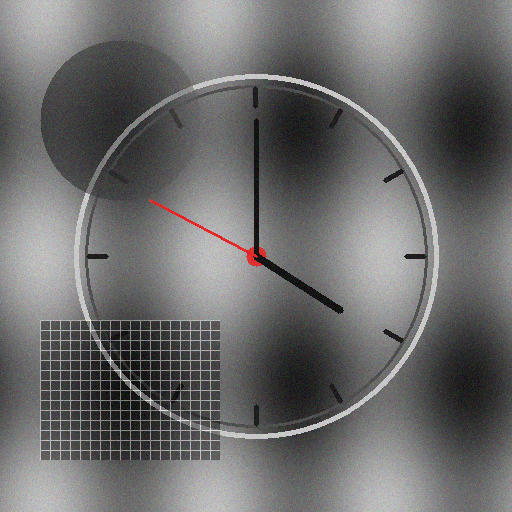
#> input picture semana_10_4_deteccion_bordes_contornos/media/natural.png, 512 x 512 px
$ jupyter execute edge_contour_taller.ipynb   (shell and % lines are left out)   (older library calls are emulated)
#> lines starting #> are read from the running program, lines starting #| are printed output that depends on the picture; after the words box and inside, x2 and y2 are one past the last pixel; in counts of white or black regions, pixels touching at a corner belong together
# Taller: Detección de Bordes y Contornos
**Asignatura:** Computación Visual

Este Jupyter Notebook contiene el desarrollo paso a paso del taller de detección de bordes y contornos (Puntos 1 a 5 y parte del 7 de la guía).

## Objetivos del Taller:
1. **Operadores de bordes**: Sobel, Prewitt, Laplaciano y Scharr en escala de grises.
2. **Detector de Canny**: Experimentar con umbrales y suavizado Gaussiano previo (analizando el efecto de sigma).
3. **Detección de Contornos**: Binarización adaptativa, jerarquías de contornos y filtrado de áreas.
4. **Aproximación de Formas**: Reducción de vértices (`approxPolyDP`), cálculo de área y perímetro, y clasificación geométrica.
5. **Análisis de Momentos**: Cálculo de centroides, orientación y excentricidad geométrica.

[cell 1]
import cv2
import numpy as np
import matplotlib.pyplot as plt
from skimage import filters
import os

# Asegurarnos de que las figuras se rendericen en el notebook

# Rutas a las imágenes de prueba
media_dir = os.path.join("..", "media")
natural_path = os.path.join(media_dir, "natural.png")
shapes_path = os.path.join(media_dir, "shapes.png")

print("Librerías importadas correctamente!")

## 1. Operadores Básicos de Detección de Bordes

Aplicaremos los operadores de gradiente de primer orden (Sobel, Prewitt, Scharr) y segundo orden (Laplaciano) sobre nuestra imagen de textura compleja (`natural.png`).

[cell 2]
# 1. Cargar imagen en escala de grises
img_natural = cv2.imread(natural_path, cv2.IMREAD_GRAYSCALE)
#> img_natural: shape (512, 512); min 3, max 234, mean 107.1

# 2. Operador Sobel (X, Y y Magnitud)
sobelx = cv2.Sobel(img_natural, cv2.CV_64F, 1, 0, ksize=3)
sobely = cv2.Sobel(img_natural, cv2.CV_64F, 0, 1, ksize=3)
sobel_mag = np.sqrt(sobelx**2 + sobely**2)

# 3. Operador Scharr (Variante mejorada de Sobel, ksize=-1 activa Scharr de forma interna)
scharrx = cv2.Scharr(img_natural, cv2.CV_64F, 1, 0)
scharry = cv2.Scharr(img_natural, cv2.CV_64F, 0, 1)
scharr_mag = np.sqrt(scharrx**2 + scharry**2)

# 4. Operador Prewitt (Usando scikit-image para exactitud)
# filters.prewitt de skimage trabaja con floats en rango [0, 1]
img_normalized = img_natural.astype(np.float64) / 255.0
prewitt_mag = filters.prewitt(img_normalized)

# 5. Operador Laplaciano (Gradiente de 2do orden)
laplacian = cv2.Laplacian(img_natural, cv2.CV_64F)
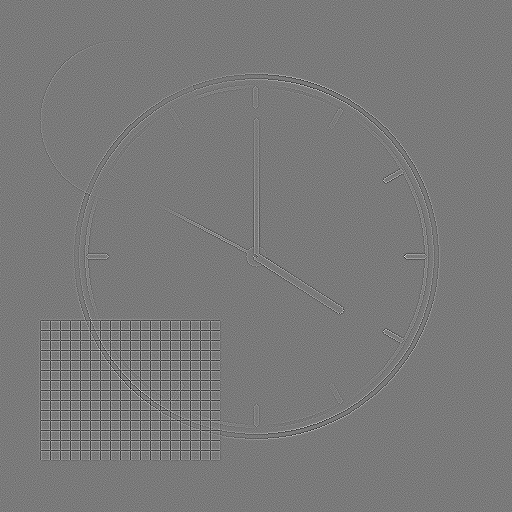
#> laplacian: shape (512, 512) float64; min -434, max 472, mean 0; drawn with min black and max white

# Visualizar resultados
plt.figure(figsize=(15, 10))

plt.subplot(2, 3, 1)
plt.imshow(img_natural, cmap='gray')
plt.title('Original (Gris)')
plt.axis('off')

plt.subplot(2, 3, 2)
plt.imshow(np.abs(sobel_mag), cmap='gray')
plt.title('Sobel Magnitud')
plt.axis('off')

plt.subplot(2, 3, 3)
plt.imshow(np.abs(prewitt_mag), cmap='gray')
plt.title('Prewitt Magnitud')
plt.axis('off')

plt.subplot(2, 3, 4)
plt.imshow(np.abs(laplacian), cmap='gray')
plt.title('Laplaciano (2do Orden)')
plt.axis('off')

plt.subplot(2, 3, 5)
plt.imshow(np.abs(scharr_mag), cmap='gray')
plt.title('Scharr Magnitud')
plt.axis('off')

plt.tight_layout()
# Guardamos la comparación de operadores en media
plt.savefig(os.path.join(media_dir, "1_sobel_prewitt_laplacian_scharr.png"), dpi=300)
plt.show()

### Análisis Comparativo de Operadores
- **Sobel**: Excelente para bordes gruesos y suavizado de ruido implícito por su kernel bilineal.
- **Prewitt**: Kernels simples que son ligeramente más sensibles a ruido de alta frecuencia que Sobel.
- **Scharr**: Proporciona una simetría rotacional mucho más precisa, detectando bordes diagonales con gran definición.
- **Laplaciano**: Al ser de segundo orden, destaca las transiciones más rápidas y es extremadamente sensible a cambios finos de frecuencia (incluyendo ruido), produciendo líneas muy delgadas pero con ruido de sal y pimienta.

## 2. Detector de Bordes de Canny

El detector de Canny es un operador óptimo de varias etapas que reduce los bordes anchos a un ancho de un píxel (adelgazamiento de bordes) y usa umbrales con histéresis.

[cell 3]
# 1. Aplicar Canny con diferentes combinaciones de umbrales
canny_low = cv2.Canny(img_natural, 30, 80)
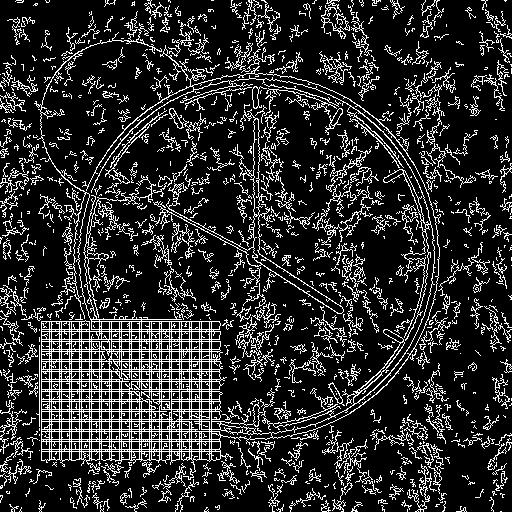
#> canny_low: shape (512, 512); 17.2% white in thin lines or dots
canny_mid = cv2.Canny(img_natural, 80, 150)
#> canny_mid: shape (512, 512); 5.5% white in thin lines or dots, all inside (x1, y1, x2, y2) = (39, 40, 440, 461)
canny_high = cv2.Canny(img_natural, 150, 220)
#> canny_high: shape (512, 512); 5.2% white in thin lines or dots, all inside (x1, y1, x2, y2) = (39, 43, 440, 461)

# 2. Suavizado Gaussiano previo con diferentes sigmas para analizar su efecto
blur_s1 = cv2.GaussianBlur(img_natural, (5, 5), 1.0)
blur_s3 = cv2.GaussianBlur(img_natural, (11, 11), 3.0)

canny_blur_s1 = cv2.Canny(blur_s1, 80, 150)
#> canny_blur_s1: shape (512, 512); 5.2% white in thin lines or dots, all inside (x1, y1, x2, y2) = (40, 41, 440, 461)
canny_blur_s3 = cv2.Canny(blur_s3, 80, 150)
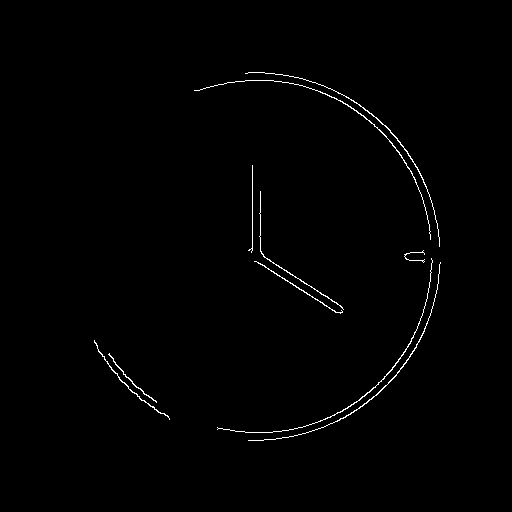
#> canny_blur_s3: shape (512, 512); 0.79% white in thin lines or dots, all inside (x1, y1, x2, y2) = (94, 72, 441, 441)

# Visualización comparativa
fig, axes = plt.subplots(2, 3, figsize=(15, 10))

axes[0, 0].imshow(img_natural, cmap='gray')
axes[0, 0].set_title('Original')
axes[0, 0].axis('off')

axes[0, 1].imshow(canny_low, cmap='gray')
axes[0, 1].set_title('Canny (Low Thresh: 30-80)')
axes[0, 1].axis('off')

axes[0, 2].imshow(canny_mid, cmap='gray')
axes[0, 2].set_title('Canny (Mid Thresh: 80-150)')
axes[0, 2].axis('off')

axes[1, 0].imshow(canny_high, cmap='gray')
axes[1, 0].set_title('Canny (High Thresh: 150-220)')
axes[1, 0].axis('off')

axes[1, 1].imshow(canny_blur_s1, cmap='gray')
axes[1, 1].set_title('Canny (80-150) + Gauss Sigma=1')
axes[1, 1].axis('off')

axes[1, 2].imshow(canny_blur_s3, cmap='gray')
axes[1, 2].set_title('Canny (80-150) + Gauss Sigma=3')
axes[1, 2].axis('off')

plt.tight_layout()
plt.savefig(os.path.join(media_dir, "2_canny_thresholds_sigma.png"), dpi=300)
plt.show()

### Análisis del Efecto de los Umbrales y el Sigma:
- **Umbrales Bajos**: Al disminuir los umbrales de histéresis, se conectan bordes más débiles, capturando texturas finas pero aumentando el ruido.
- **Umbrales Altos**: Solo se conservan bordes muy marcados (fuertes contrastes), eliminando detalles secundarios de sombreado o ruido.
- **Efecto de Sigma (Suavizado)**: Un mayor valor de `sigma` elimina frecuencias más altas de la imagen antes del cálculo del gradiente. Esto causa que Canny ignore texturas pequeñas y detalles finos, preservando solo las estructuras principales de contorno global.

## 3. Detección y Dibujo de Contornos

Trabajaremos con la imagen `shapes.png` que contiene formas geométricas aisladas para demostrar binarización y el dibujo y filtrado de contornos.

[cell 4]
# 1. Cargar imagen de figuras en escala de grises
img_shapes = cv2.imread(shapes_path)
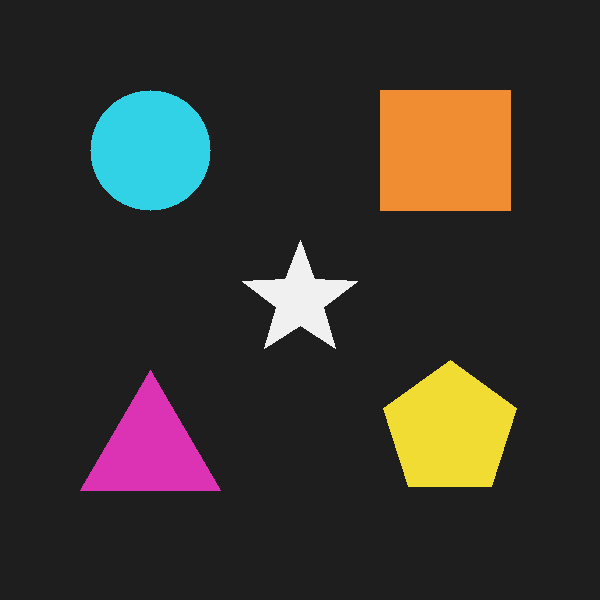
#> input picture semana_10_4_deteccion_bordes_contornos/media/shapes.png, 600 x 600 px
#> img_shapes is the input picture: shape (600, 600, 3); mean B, G, R 44.1, 49.9, 54
gray_shapes = cv2.cvtColor(img_shapes, cv2.COLOR_BGR2GRAY)

# 2. Binarización con umbral adaptativo
thresh_shapes = cv2.adaptiveThreshold(gray_shapes, 255,
                                      cv2.ADAPTIVE_THRESH_GAUSSIAN_C,
                                      cv2.THRESH_BINARY, 11, 2)
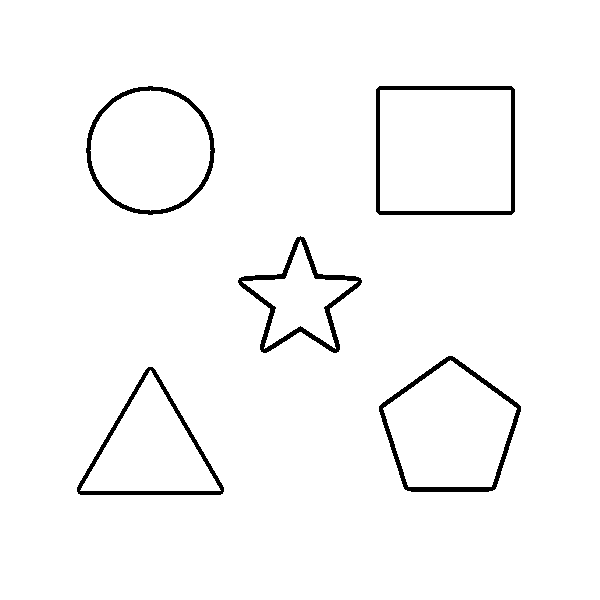
#> thresh_shapes: shape (600, 600); 97.4% white; 5 black regions, box (x1, y1, x2, y2) and area: (376, 86, 515, 215) 2056, (238, 236, 362, 353) 2026, (379, 356, 521, 492) 1965, (77, 367, 224, 495) 1741, (86, 86, 215, 215) 1700

# Invertir la imagen binaria para que las formas sean blancas (255) y el fondo negro (0)
thresh_shapes_inv = cv2.bitwise_not(thresh_shapes)
#> thresh_shapes_inv: shape (600, 600); 2.6% white; 5 white regions

# 3. Encontrar contornos con jerarquía árbol completo
# RETR_TREE recupera todos los contornos y reconstruye una jerarquía completa de anidamiento.
contours, hierarchy = cv2.findContours(thresh_shapes_inv, cv2.RETR_TREE, cv2.CHAIN_APPROX_SIMPLE)
#> contours = 10 contours; largest, box (x1, y1, x2, y2) and area: (376, 86, 515, 215) 17646, (379, 89, 512, 212) 16102, (379, 356, 521, 492) 13569, (86, 86, 215, 215) 12808, (382, 359, 518, 488) 11990

# Clonar imagen para dibujar sobre ella
img_contours_all = img_shapes.copy()
img_contours_filtered = img_shapes.copy()

# 4. Dibujar todos los contornos (Azul)
cv2.drawContours(img_contours_all, contours, -1, (255, 0, 0), 3)
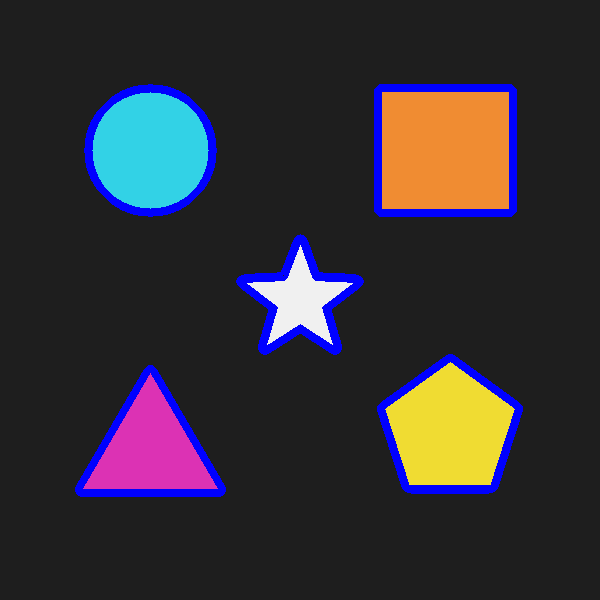
#> img_contours_all: shape (600, 600, 3); 4.89% of pixels changed, all inside (x1, y1, x2, y2) = (75, 84, 523, 497)

# 5. Filtrar contornos por área mínima/máxima (Eliminar texto o pequeños ruidos)
# Por ejemplo, filtrar para conservar solo contornos entre 2000px y 25000px
filtered_contours = []
for cnt in contours:
    area = cv2.contourArea(cnt)
    if 2000 < area < 25000:
        filtered_contours.append(cnt)
#> this loop made 10 passes
#> area on passes 1 to 10: 10131, 8782, 13569, 11990, 6436.5, 4804.5, 17646, 16102, 12808, 11458
#> after the loop, filtered_contours has the same summary as contours

# Dibujar contornos filtrados (Verde)
cv2.drawContours(img_contours_filtered, filtered_contours, -1, (0, 255, 0), 3)
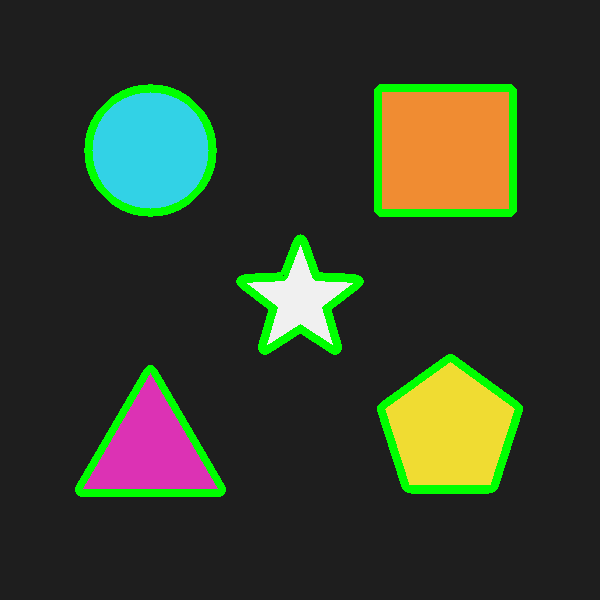
#> img_contours_filtered: shape (600, 600, 3); 4.89% of pixels changed, all inside (x1, y1, x2, y2) = (75, 84, 523, 497)

# Mostrar binarización y resultados
fig, axes = plt.subplots(1, 3, figsize=(15, 5))

axes[0].imshow(thresh_shapes_inv, cmap='gray')
axes[0].set_title('Binarización Adaptativa Invertida')
axes[0].axis('off')

axes[1].imshow(cv2.cvtColor(img_contours_all, cv2.COLOR_BGR2RGB))
axes[1].set_title(f'Todos los Contornos ({len(contours)} detectados)')
axes[1].axis('off')

axes[2].imshow(cv2.cvtColor(img_contours_filtered, cv2.COLOR_BGR2RGB))
axes[2].set_title(f'Contornos Filtrados por Área ({len(filtered_contours)} formas)')
axes[2].axis('off')

plt.tight_layout()
plt.savefig(os.path.join(media_dir, "3_contours_adaptive_hierarchy.png"), dpi=300)
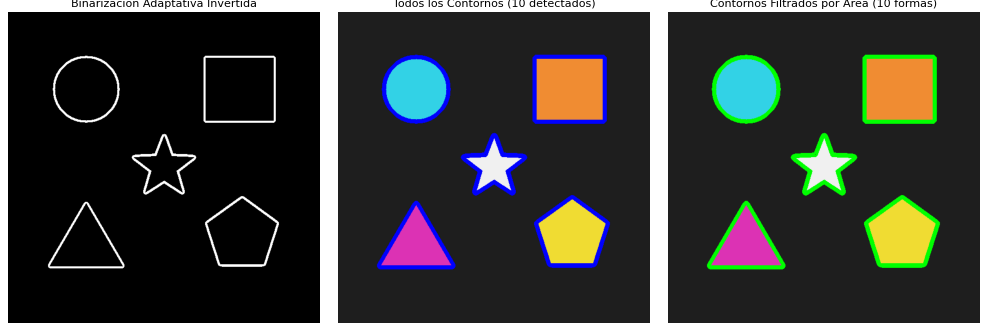
#> figure drawn by matplotlib, 3 panels
plt.show()

## 4. Aproximación de Formas y Clasificación Geométrica

Usando el algoritmo Ramer-Douglas-Peucker (`cv2.approxPolyDP()`), reduciremos la cantidad de vértices de los contornos para clasificar las figuras según su número de lados.

[cell 5]
img_shapes_classified = img_shapes.copy()

for idx, cnt in enumerate(filtered_contours):
    # 1. Calcular perímetro (longitud del arco)
    perimeter = cv2.arcLength(cnt, True)

    # 2. Calcular área
    area = cv2.contourArea(cnt)

    # 3. Aproximar el contorno con un polígono
    # epsilon especifica la distancia máxima de tolerancia entre el contorno original y el aproximado
    epsilon = 0.03 * perimeter
    approx = cv2.approxPolyDP(cnt, epsilon, True)
    vertices = len(approx)

    # 4. Clasificación según número de vértices
    shape_name = "Desconocido"
    color = (255, 255, 255)

    if vertices == 3:
        shape_name = "Triangulo"
        color = (0, 0, 255)
    elif vertices == 4:
        # Comprobar si es cuadrado o rectángulo usando el aspect ratio de su cuadro delimitador
        x, y, w, h = cv2.boundingRect(cnt)
        aspect_ratio = float(w)/h
        shape_name = "Cuadrado" if 0.95 <= aspect_ratio <= 1.05 else "Rectangulo"
        color = (0, 255, 0)
    elif vertices == 5:
        shape_name = "Pentagono"
        color = (255, 0, 255)
    elif vertices == 10:
        shape_name = "Estrella"
        color = (0, 255, 255)
    elif vertices > 5:
        shape_name = "Circulo"
        color = (255, 255, 0)

    # Calcular momentos para poner el texto en el centroide
    M = cv2.moments(cnt)
    if M['m00'] != 0:
        cx = int(M['m10'] / M['m00'])
        cy = int(M['m01'] / M['m00'])
    else:
        cx, cy = 0, 0

    # Dibujar polígono aproximado y colocar etiqueta
    cv2.drawContours(img_shapes_classified, [approx], -1, color, 3)
    cv2.putText(img_shapes_classified, f"{shape_name} ({vertices}v)", (cx - 45, cy),
                cv2.FONT_HERSHEY_SIMPLEX, 0.45, (0, 0, 0), 2, cv2.LINE_AA)
    cv2.putText(img_shapes_classified, f"{shape_name} ({vertices}v)", (cx - 45, cy),
                cv2.FONT_HERSHEY_SIMPLEX, 0.45, (255, 255, 255), 1, cv2.LINE_AA)

    print(f"Forma #{idx+1}: {shape_name} | Vértices original={len(cnt)} -> Aprox={vertices} | Área={area} | Perímetro={round(perimeter,2)}")
#> this loop made 10 passes
#> (perimeter, area, epsilon, approx, vertices, shape_name, color, x) on passes 7 to 8: (525, 17646, 15.75, [[376, 89], [379, 214], [514, 211], [511, 86]], 4, 'Rectangulo', (0, 255, 0), 376), (505.7, 16102, 15.17, [[379, 90], [510, 89], [511, 210], [380, 211]], 4, 'Rectangulo', (0, 255, 0), 379)
#> (perimeter, area, epsilon, approx, vertices, shape_name, color, cx) on passes 1 to 2: (460.5, 10131, 13.81, [[148, 367], [78, 493], [222, 493]], 3, 'Triangulo', (0, 0, 255), 149), (443.6, 8782, 13.31, [[79, 490], [150, 369], [221, 490]], 3, 'Triangulo', (0, 0, 255), 149)
#| Forma #1: Triangulo | Vértices original=210 -> Aprox=3 | Área=10131.0 | Perímetro=460.48
#| Forma #2: Triangulo | Vértices original=205 -> Aprox=3 | Área=8782.0 | Perímetro=443.65
#| Forma #3: Pentagono | Vértices original=190 -> Aprox=5 | Área=13569.0 | Perímetro=460.62
#| Forma #4: Pentagono | Vértices original=181 -> Aprox=5 | Área=11990.0 | Perímetro=438.13
#| Forma #5: Estrella | Vértices original=219 -> Aprox=10 | Área=6436.5 | Perímetro=466.86
#| Forma #6: Estrella | Vértices original=210 -> Aprox=10 | Área=4804.5 | Perímetro=453.69
#| Forma #7: Rectangulo | Vértices original=8 -> Aprox=4 | Área=17646.0 | Perímetro=524.97
#| Forma #8: Rectangulo | Vértices original=8 -> Aprox=4 | Área=16102.0 | Perímetro=505.66
#> (further printed lines are left out)
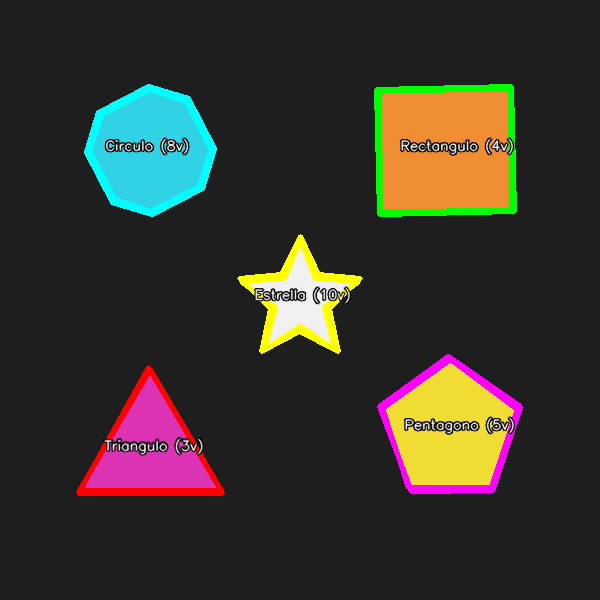
#> img_shapes_classified: shape (600, 600, 3); 5.97% of pixels changed, all inside (x1, y1, x2, y2) = (76, 84, 523, 496)

plt.figure(figsize=(8, 8))
plt.imshow(cv2.cvtColor(img_shapes_classified, cv2.COLOR_BGR2RGB))
plt.title('Aproximación Poligonal y Clasificación de Formas')
plt.axis('off')
plt.savefig(os.path.join(media_dir, "4_polygon_approximation_shapes.png"), dpi=300)
plt.show()

## 5. Análisis de Momentos y Características Geométricas

Los momentos de una imagen/contorno (`cv2.moments()`) permiten extraer descriptores matemáticos espaciales invariantes al tamaño y posición como el centroide, la orientación (ángulo de rotación) y la excentricidad (elongación).

[cell 6]
img_moments = img_shapes.copy()

print("\n--- CÁLCULO DE PROPIEDADES MEDIANTE MOMENTOS DE HU ---")
for idx, cnt in enumerate(filtered_contours):
    # 1. Obtener momentos espaciales, centrales y normalizados
    M = cv2.moments(cnt)

    # 2. Centroide
    cx = int(M['m10'] / M['m00'])
    cy = int(M['m01'] / M['m00'])

    # 3. Orientación (Ángulo theta en radianes usando los momentos centrales de 2do orden)
    # formula: theta = 0.5 * arctan(2 * mu11 / (mu20 - mu02))
    mu11 = M['mu11']
    mu20 = M['mu20']
    mu02 = M['mu02']

    diff = mu20 - mu02
    theta = 0.5 * np.arctan2(2 * mu11, diff) if diff != 0 else 0.0
    angle_deg = np.rad2deg(theta)

    # 4. Excentricidad (Elongación de la forma, 0 para círculos, cercano a 1 para líneas)
    # formula: e = sqrt(1 - (L_min / L_maj)^2)
    term1 = mu20 + mu02
    term2 = np.sqrt(4 * (mu11**2) + (mu20 - mu02)**2)
    l1 = (term1 + term2) / 2.0  # Semieje mayor
    l2 = (term1 - term2) / 2.0  # Semieje menor
    eccentricity = np.sqrt(1 - (l2 / l1)) if l1 > 0 and l2 >= 0 else 0.0

    # 5. Obtener los 7 Momentos de Hu (invariantes a escala, traslación y rotación)
    hu_moments = cv2.HuMoments(M).flatten()
    # Escala logarítmica para visualización más entendible de Hu
    hu_log = -np.sign(hu_moments) * np.log10(np.abs(hu_moments) + 1e-10)

    # Graficar ejes de orientación sobre la imagen
    # Dibujamos una línea en la dirección de la orientación
    line_length = 50
    xe = int(cx + line_length * np.cos(theta))
    ye = int(cy + line_length * np.sin(theta))

    # Dibujar centroide (Rojo)
    cv2.circle(img_moments, (cx, cy), 6, (0, 0, 255), -1)
    # Dibujar eje de orientación (Blanco)
    cv2.line(img_moments, (cx, cy), (xe, ye), (255, 255, 255), 3)
    # Dibujar texto de excentricidad
    cv2.putText(img_moments, f"Ecc:{round(eccentricity, 2)}", (cx - 30, cy + 25),
                cv2.FONT_HERSHEY_SIMPLEX, 0.4, (0, 0, 0), 2, cv2.LINE_AA)
    cv2.putText(img_moments, f"Ecc:{round(eccentricity, 2)}", (cx - 30, cy + 25),
                cv2.FONT_HERSHEY_SIMPLEX, 0.4, (255, 255, 255), 1, cv2.LINE_AA)

    print(f"Figura #{idx+1}: Centroide=({cx}, {cy}) | Orientación={round(angle_deg,1)}° | Excentricidad={round(eccentricity,3)}")
    print(f"   Hu log: {np.round(hu_log[:3], 3)} (Primeros 3 de 7)")
#> this loop made 10 passes
#> (cx, cy, mu11, mu20, mu02, diff, theta, angle_deg) on passes 1, 2, 3, 4, 5, 6, 8: (149, 449, 1789.3, 9885195.6, 9688767.1, 196428.5, 0.00911, 0.522), (149, 450, 300.6, 7491798.9, 7344193.4, 147605.5, 0.00204, 0.117), (449, 429, -29757.5, 14877809.8, 14890144.9, -12335.1, -0.888, -50.85), (449, 429, -26340.4, 11698510.8, 11570206.4, 128304.4, -0.195, -11.16), (299, 299, -13588.4, 4104292, 4042794.9, 61497, -0.208, -11.92), (299, 299, -10960.9, 2375425.3, 2357433, 17992.3, -0.442, -25.31), (445, 150, 0, 23374383.7, 19966967, 3407416.7, 0, 0)
#> (cx, cy, mu11, mu20, mu02, diff, theta, angle_deg) on passes 7, 9, 10: (445, 150, 0, 27949527, 24045797, 3903730, 0, 0), (150, 150, 0, 13055418.7, 13055418.7, 0, 0, 0), (150, 150, 0, 10447952.3, 10447952.3, 0, 0, 0)
#> (printed output is left out)
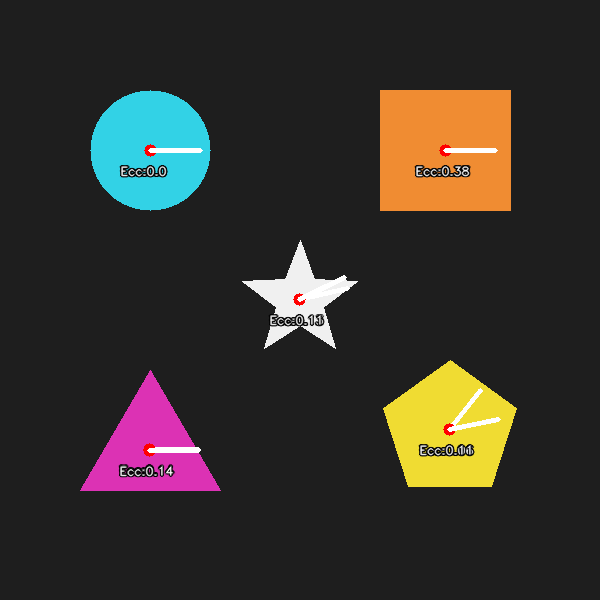
#> img_moments: shape (600, 600, 3); 1.46% of pixels changed, all inside (x1, y1, x2, y2) = (118, 144, 501, 478)

plt.figure(figsize=(8, 8))
plt.imshow(cv2.cvtColor(img_moments, cv2.COLOR_BGR2RGB))
plt.title('Centroides (Rojo), Ejes de Orientación (Blanco) y Excentricidad')
plt.axis('off')
plt.savefig(os.path.join(media_dir, "5_moments_centroids_orientation.png"), dpi=300)
plt.show()
